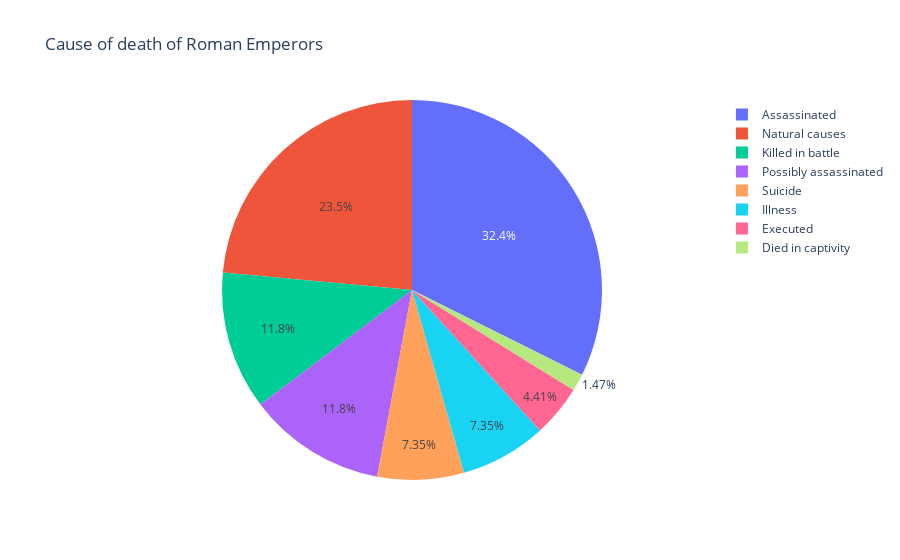

The cell this chart's notebook holds for it:
### Code cell
# figure
fig = {
  "data": [
    {
      "values": list(assassin.values),
      "labels": list(assassin.index),
      "domain": {"x": [.4, .4]},
      "name": "Cause of death",
      "hoverinfo":"label+percent",
      "hole": 0,
      "type": "pie"
    },],
  "layout": {
        "title":"Cause of death of Roman Emperors",
        "annotations": [
            { "font": { "size": 20},
              "showarrow": False,
              "text": "",
                "x": 0.20,
                "y": 1                     
            },
        ]
    }
}
iplot(fig)

### Figure 1 — Plotly figure (JSON) as saved in the notebook; plotly's stock layout.template omitted (floating-point values rounded to 4 significant figures)
{"data": [{"domain": {"x": [0.4, 0.4]}, "hole": 0, "hoverinfo": "label+percent", "labels": ["Assassinated", "Natural causes", "Killed in battle", "Possibly assassinated", "Suicide", "Illness", "Executed", "Died in captivity"], "name": "Cause of death", "type": "pie", "values": [22, 16, 8, 8, 5, 5, 3, 1]}], "layout": {"annotations": [{"font": {"size": 20}, "showarrow": false, "text": "", "x": 0.2, "y": 1}], "title": {"text": "Cause of death of Roman Emperors"}}}
